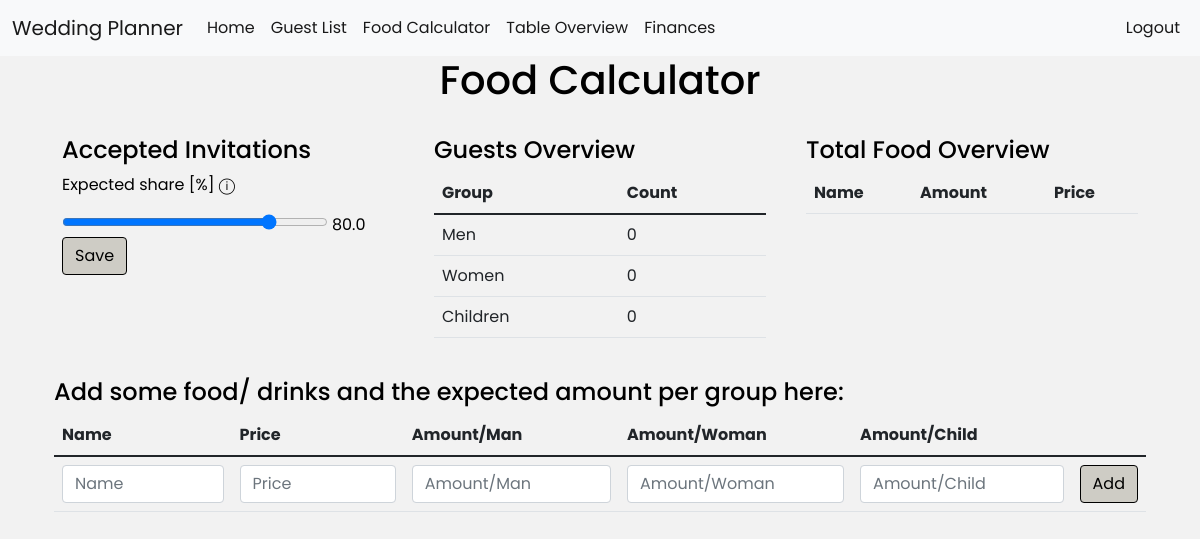
/foodcalc (signed in), run on an earlier commit of the app's database.
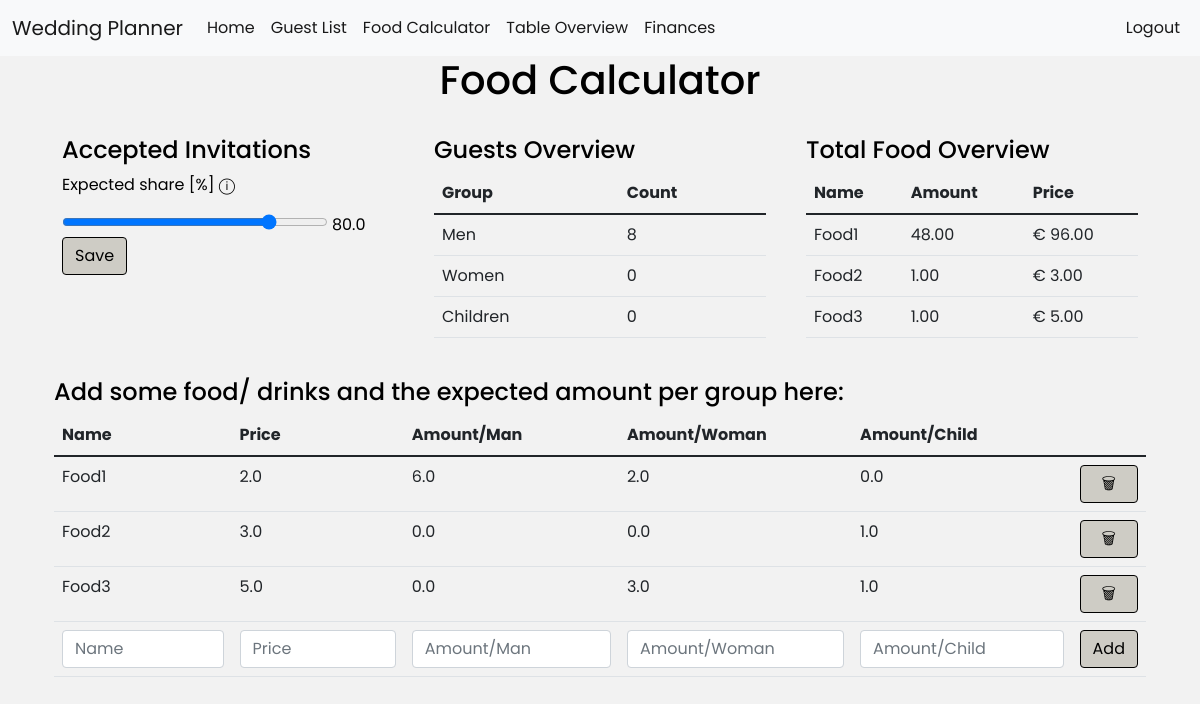
And on a later commit of the database.
### website/models.py (models this page shows)
class Food(db.Model):
    id = db.Column(db.Integer, primary_key=True)
    user_id = db.Column(db.Integer, db.ForeignKey('user.id'))
    name = db.Column(db.String(150))
    price = db.Column(db.Float)
    amount_1 = db.Column(db.Float)
    amount_2 = db.Column(db.Float)
    amount_3 = db.Column(db.Float)

### website/views.py (the view, shortened to what this page needs)
@views.route('/foodcalc', methods=['GET', 'POST'])
@login_required
def foodcalc():
    if not db.session.query(AcceptedRatio).filter_by(user_id=current_user.id).first():
        ratio = 80
    else:
        ratio = db.session.query(AcceptedRatio).filter_by(user_id=current_user.id).first().ratio
    male_guests = db.session.query(Guest).filter_by(user_id=current_user.id, group_id=1, status_id=2).count()
    male_guests = round(male_guests + db.session.query(Guest).filter_by(user_id=current_user.id, group_id=1, status_id=1).count() * ratio/100)
    female_guests = db.session.query(Guest).filter_by(user_id=current_user.id, group_id=2, status_id=2).count()
    female_guests = round(female_guests + db.session.query(Guest).filter_by(user_id=current_user.id, group_id=2, status_id=1).count() * ratio/100)
    child_guests = db.session.query(Guest).filter_by(user_id=current_user.id, group_id=3, status_id=2).count()
    child_guests = round(child_guests + db.session.query(Guest).filter_by(user_id=current_user.id, group_id=3, status_id=1).count() * ratio/100)
    return render_template("foodcalc.html", user=current_user, male_guests=male_guests, female_guests=female_guests, child_guests=child_guests, ratio=ratio)

### website/__init__.py (called while the page is built)
def create_app():
    app = Flask(__name__)
    app.config['SQLALCHEMY_TRACK_MODIFICATIONS'] = False
    app.config['SECRET_KEY'] = 'key'
    app.config['SQLALCHEMY_DATABASE_URI'] = f'sqlite:///{DB_NAME}'
    db.init_app(app)
    UPLOAD_FOLDER = 'website/static/files'
    app.config['UPLOAD_FOLDER'] =  UPLOAD_FOLDER
    from .views import views
    from .auth import auth
    app.register_blueprint(views, url_prefix='/')
    app.register_blueprint(auth, url_prefix='/')
    from .models import User, Note
    create_database(app)
    login_manager = LoginManager()
    login_manager.login_view = 'auth.login'
    login_manager.init_app(app)
    @login_manager.user_loader
    def load_user(id):
        return User.query.get(int(id))
    return app

### website/templates/foodcalc.html (shortened to what the changed rows need)
{% extends "base.html" %} {% block title %}Home{% endblock %} {% block content %}
<div class="container">
	<div class="row">
		<h1 align="center">Food Calculator</h1>
	</div>
	<div class="row mt-4">
		<div class="col mx-2">
			<div class="header-part guest_overview">
				<div class="guest_count">
					<table class="table">
						<thead>
							<tr>
								<th scope="col">Group</th>
								<th scope="col">Count</th>
							</tr>
						</thead>
						<tbody>
							<tr>
								<td scope="row">Men</td>
								<td>{{ male_guests }}</td>
							</tr>
						</tbody>
					</table>
				</div>
			</div>
		</div>
		<div class="col mx-2">
			<div class="header-part food-overview">
				<table class="table">
					<thead>
						<tr>
							<th scope="col">Name</th>
							<th scope="col">Amount</th>
							<th scope="col">Price</th>
						</tr>
					</thead>
					<tbody>
						{% for food in user.food %}
						<tr>
							<td scope="row">{{ food.name }}</td>
							<td>{{ "%.2f"|format(food.amount_1 * male_guests + food.amount_2 * female_guests + food.amount_3 * food.amount_3) }}</td>
							<td>{{ "€ %.2f"|format((food.amount_1 * male_guests + food.amount_2 * female_guests + food.amount_3 * food.amount_3) * food.price) }}</td>
						</tr>
						{% endfor %}
					</tbody>
				</table>
			</div>
		</div>
	</div>
	<div class="row mt-4">
		<div class="col">
			<form method="POST">
				<div class="Foodlist">
					<table class="table" id="food-table">
						<thead>
							<tr>
								<th scope="col">Name</th>
								<th scope="col">Price</th>
								<th scope="col">Amount/Man</th>
								<th scope="col">Amount/Woman</th>
								<th scope="col">Amount/Child</th>
							</tr>
						</thead>
						<tbody>
							{% for food in user.food %}
							<tr>
								<td scope="row">{{ food.name }}</td>
								<td scope="row">{{ food.price }}</td>
								<td scope="row">{{ food.amount_1 }}</td>
								<td scope="row">{{ food.amount_2 }}</td>
								<td scope="row">{{ food.amount_3 }}</td>
								<td scope="row">
									<button style="width: 100%;" type="button" class="close btn btn-primary" onClick="deleteFood({{ food.id }})">
										<span aria-hidden="true">&#128465;</span>
									</button>
								</td>
							</tr>
							{% endfor %}
						</tbody>
					</table>
				</div>
			</form>
		</div>
	</div>
</div>
{% endblock %}

What changed in the data, as far as the page shows it:
added Food: name "Food1", amount_1+amount_2+amount_3 "48.00", amount_1+amount_2+amount_3 "€ 96.00", price "2.0", amount_1 "6.0", amount_2 "2.0", amount_3 "0.0"
added Food: name "Food2", amount_1+amount_2+amount_3 "1.00", amount_1+amount_2+amount_3 "€ 3.00", price "3.0", amount_1 "0.0", amount_2 "0.0", amount_3 "1.0"
added Food: name "Food3", amount_1+amount_2+amount_3 "1.00", amount_1+amount_2+amount_3 "€ 5.00", price "5.0", amount_1 "0.0", amount_2 "3.0", amount_3 "1.0"
Also different on the page:
{{ male_guests }}: "0" → "8"
